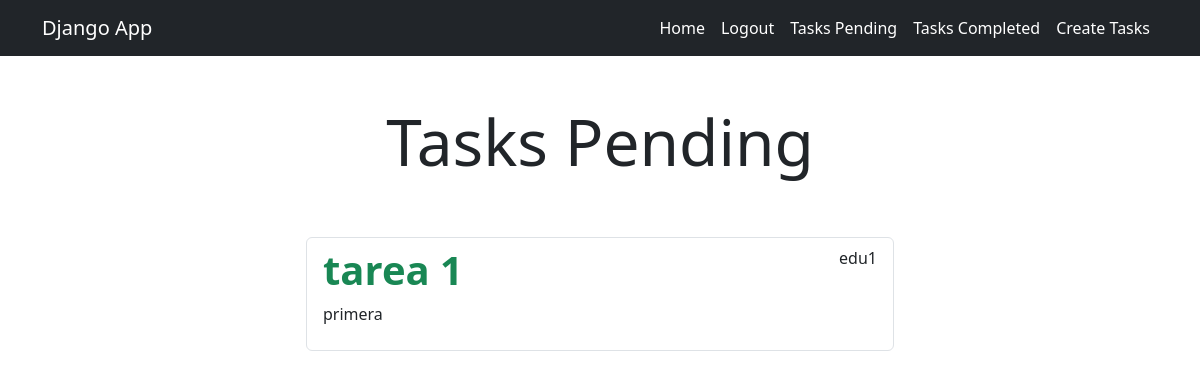
The page /tasks_completed/ (signed in) on the database its author committed.
### tasks/models.py (models this page shows, shortened)
class Task (models.Model):
    title = models.CharField(max_length=100)
    description = models.TextField(blank=True)
    created = models.DateTimeField(auto_now_add=True)
    datecompleted  = models.DateTimeField(null=True)
    important = models.BooleanField(default=False)
    user = models.ForeignKey(User, on_delete=models.CASCADE)

### tasks/views.py (the view)
# urls.py: path('tasks_completed/', views.tasks_completed, name='tasks_completed'),
@login_required
def tasks_completed(request):
    tasks = Task.objects.filter(user=request.user, datecompleted__isnull=False).order_by('-datecompleted')
    return render(request, 'tasks.html', {'tasks': tasks})

### tasks/templates/tasks.html
{% extends 'base.html' %}
{% block content %}
    <main class="conteiner">
        <div class="row">
            <div class="col-md-6 offset-md-3">
                <h1 class="text-center display-3 py-5">Tasks Pending</h1>
                <ul class="list-group">
                    {% for task in tasks %}
                        <a class="list-group-item" href="{% url 'task_detail' task.id %}">
                            <header class="d-flex justify-content-between">
                                {% if task.important %}
                                    <h1 class="fw-bold text-success">{{task.title}}</h1>
                                {% else %}
                                    <h1 class="fw-bold">{{task.title}}</h1>
                                {% endif %}
                                <p>{{task.user.username}}</p>
                            </header>
                            <p>{{task.description}}</p>
                        </a>
                    {% endfor %}
                </ul>
            </div>
        </div>
    </main>
{% endblock %}

### rows shown on the page
Task: title "tarea 1", user.username "edu1", description "primera"
